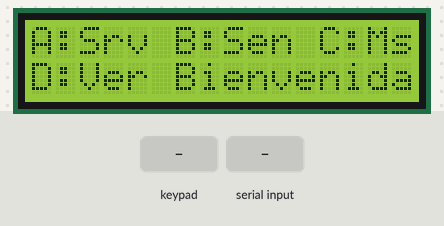
This sketch was run on a simulated Arduino Uno, built with avr-gcc and run on an emulated ATmega328P. On the bench: 16×2 character LCD. The test bench sets the inputs (shaded band). What the sketch prints to the serial monitor is not drawn.

Above: at 6.3 s.
6.4 s: key 'D' pressed
At 6.7 s:
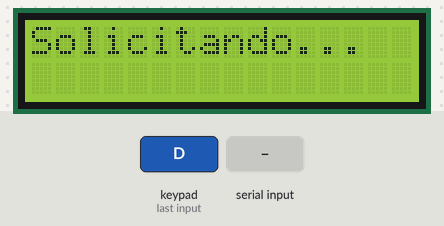
9.4 s: keypad keys 5 4 3 2 A pressed 0.4 s apart
At 12.4 s:
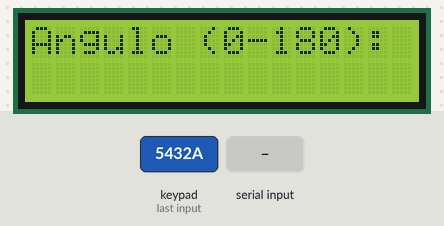
12.9 s: keypad keys 9 8 7 6 # pressed 0.4 s apart
At 15.1 s:
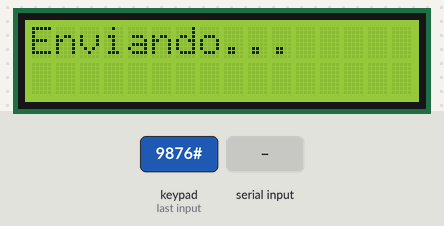
17.0 s: "W90\n" received over Serial
At 17.8 s:
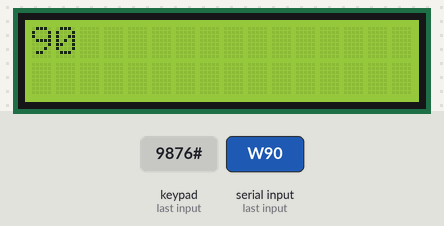
18.5 s: key 'B' pressed
21.5 s: keypad keys 5 4 3 2 # pressed 0.4 s apart
At 24.4 s:
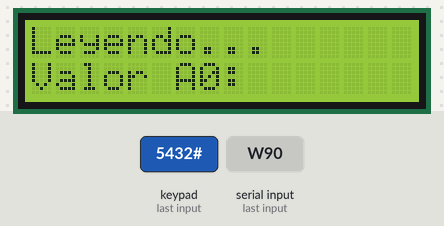
Timing chart, 0 to 25.9 s (numbered marks = the images above; inputs shaded):
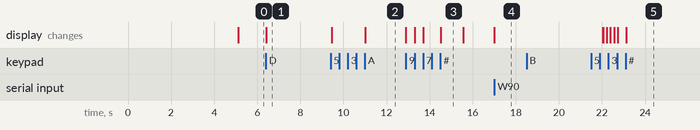

The sketch:

Sketch_Arduino2_Parte2.ino
```cpp
#include <Keypad.h>
#include <Wire.h>
#include <LiquidCrystal_I2C.h>

LiquidCrystal_I2C lcd(0x27, 16, 2);

const byte FILAS = 4;
const byte COLUMNAS = 4;
char keys[FILAS][COLUMNAS] = {
  {'1','2','3','A'},
  {'4','5','6','B'},
  {'7','8','9','C'},
  {'*','0','#','D'}
};
byte pinesFilas[FILAS] = {9, 8, 7, 6};
byte pinesColumnas[COLUMNAS] = {5, 4, 3, 2};

Keypad teclado = Keypad(makeKeymap(keys), pinesFilas, pinesColumnas, FILAS, COLUMNAS);

bool modoSensorActivo = false;

void setup() {
  Serial.begin(9600);
  lcd.init();
  lcd.backlight();

  lcd.print("Cargando...");
  lcd.setCursor(0, 1);
  lcd.print("D=Saltar");       // ← indica al usuario que D salta la espera

  // ← timeout aumentado a 5000ms, D salta la espera
  unsigned long tiempoEspera = millis();
  while (millis() - tiempoEspera < 5000) {
    char t = teclado.getKey();
    if (t == 'D') break;        // ← D sale de la espera

    if (Serial.available() > 0) {
      char indicador = Serial.read();
      if (indicador == 'W') {
        recibirYMostrarBienvenida();
        break;
      }
    }
  }

  mostrarMenuPrincipal();
}

void loop() {
  char tecla = teclado.getKey();

  // Recibir datos del sensor o mensaje de bienvenida
  if (Serial.available() > 0) {
    char indicador = Serial.read();

    if (modoSensorActivo && indicador == 'S') {
      int valorTransmitido = Serial.parseInt();
      lcd.setCursor(10, 1);
      lcd.print("    ");
      lcd.setCursor(10, 1);
      lcd.print(valorTransmitido);
    }
    // ← recibe la bienvenida actualizada desde el loop también
    else if (!modoSensorActivo && indicador == 'W') {
      recibirYMostrarBienvenida();
      delay(2500);
      mostrarMenuPrincipal();
    }
  }

  if (tecla) {
    if (!modoSensorActivo) {
      if (tecla == 'A') {
        pedirValorServo();
      }
      else if (tecla == 'B') {
        pedirValorSensor();
      }
      else if (tecla == 'C') {
        configurarNuevaBienvenida();
      }
      else if (tecla == 'D') {     // ← D re-solicita la bienvenida desde el menú
        solicitarBienvenida();
      }
    } else {
      Serial.println("STOP_SEN");
      modoSensorActivo = false;
      lcd.clear();
      lcd.print("Sensor Detenido");
      delay(1000);
      mostrarMenuPrincipal();
    }
  }
}

// ← nueva: lee el mensaje 'W' del serial y lo muestra
void recibirYMostrarBienvenida() {
  String msg = Serial.readStringUntil('\n');
  msg.trim();
  lcd.clear();
  lcd.print(msg);
  delay(2500);
}

// ← nueva: envía REQUEST_W y espera respuesta
void solicitarBienvenida() {
  Serial.println("REQUEST_W");
  lcd.clear();
  lcd.print("Solicitando...");

  unsigned long t = millis();
  while (millis() - t < 3000) {
    if (Serial.available() > 0) {
      char ind = Serial.read();
      if (ind == 'W') {
        recibirYMostrarBienvenida();
        break;
      }
    }
  }
  mostrarMenuPrincipal();
}

void mostrarMenuPrincipal() {
  lcd.clear();
  lcd.setCursor(0, 0);
  lcd.print("A:Srv B:Sen C:Msg");  // ← actualizado para caber
  lcd.setCursor(0, 1);
  lcd.print("D:Ver Bienvenida");   // ← muestra opción D
}

void pedirValorServo() {
  lcd.clear();
  lcd.print("Angulo (0-180):");
  lcd.setCursor(0, 1);

  String valor = "";
  while (true) {
    char t = teclado.getKey();
    if (t >= '0' && t <= '9' && valor.length() < 3) {
      valor += t;
      lcd.print(t);
    }
    if (t == '#') {
      if (valor.length() > 0) {
        Serial.println("SERVO:" + valor);
        lcd.clear();
        lcd.print("Enviando...");
        delay(1000);
      }
      break;
    }
    if (t == '*') break;
  }
  mostrarMenuPrincipal();
}

void pedirValorSensor() {
  lcd.clear();
  lcd.print("Intervalo (ms):");
  lcd.setCursor(0, 1);

  String valor = "";
  while (true) {
    char t = teclado.getKey();
    if (t >= '0' && t <= '9' && valor.length() < 5) {
      valor += t;
      lcd.print(t);
    }
    if (t == '#') {
      if (valor.length() > 0) {
        Serial.println("START_SEN:" + valor);
        lcd.clear();
        lcd.print("Leyendo...");
        lcd.setCursor(0, 1);
        lcd.print("Valor A0: ");
        modoSensorActivo = true;
      }
      break;
    }
    if (t == '*') break;
  }
  if (!modoSensorActivo) mostrarMenuPrincipal();
}

void configurarNuevaBienvenida() {
  lcd.clear();
  lcd.print("Nuevo Msg (16ch):");
  lcd.setCursor(0, 1);

  String nuevoMsg = "";
  while (true) {
    char t = teclado.getKey();
    if (t && t != '#' && t != '*' && nuevoMsg.length() < 16) {
      nuevoMsg += t;
      lcd.print(t);
    }
    if (t == '#') {
      if (nuevoMsg.length() > 0) {
        Serial.println("NEW_WELCOME:" + nuevoMsg);
        lcd.clear();
        lcd.print("Guardando...");
        // ← ya no dice "Reset para ver", espera el 'W' de confirmación
        delay(500);
      }
      break;
    }
    if (t == '*') break;
  }
  mostrarMenuPrincipal();
}
```

Measured:
- after the input at 6.4 s, the display: changes at once (image 1)
- after the input at 9.4 s, the display: first differs from a run without the input after 1.6 s (image 2)
- after the input at 12.9 s, the display: first changes at once (image 3 shows a later state)
- after the input at 17.0 s, the display: changes at once (image 4)
- after the input at 18.5 s, every drawn part: stays the same
- what the display in image 3 shows lasts 1.1 s, from 14.5 s to 15.6 s
